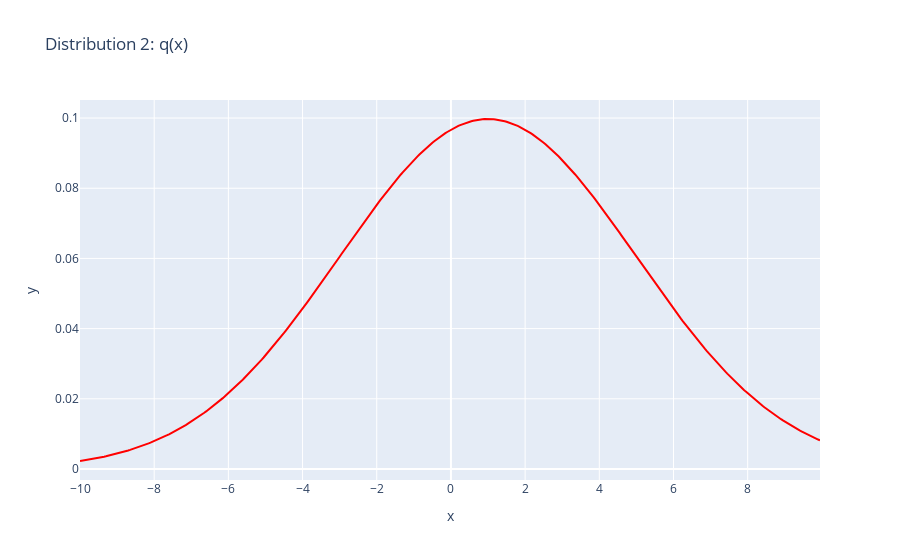

Write notebook code for a chart like this one.
### Code cell
ax=px.line(x=x,y=dist2,title="Distribution 2: q(x)")
ax['data'][0]['line']['color']='red'
ax.show()

### Figure 1 — Plotly figure (JSON) as saved in the notebook; plotly's stock layout.template omitted (floating-point values rounded to 4 significant figures; data arrays with more than 128 entries replaced by an {"elided": "..."} marker saying what was removed)
{"data": [{"hovertemplate": "x=%{x}<br>y=%{y}<extra></extra>", "legendgroup": "", "line": {"color": "red", "dash": "solid"}, "marker": {"symbol": "circle"}, "mode": "lines", "name": "", "orientation": "v", "showlegend": false, "type": "scatter", "x": {"elided": "400 float values"}, "xaxis": "x", "y": {"elided": "400 float values"}, "yaxis": "y"}], "layout": {"legend": {"tracegroupgap": 0}, "title": {"text": "Distribution 2: q(x)"}, "xaxis": {"anchor": "y", "domain": [0, 1], "title": {"text": "x"}}, "yaxis": {"anchor": "x", "domain": [0, 1], "title": {"text": "y"}}}}
